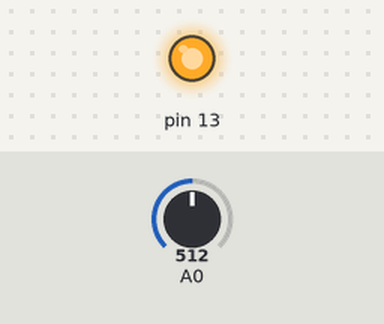
The sketch below on a simulated Arduino Uno, built with avr-gcc and run on an emulated ATmega328P. Shown: output pins drawn as LEDs (lit = HIGH). The inputs (shaded band) are chosen by the test bench; at power-on: A0 = 512.

Above: at 1.2 s.
1.3 s: A0 set to 134
2.8 s: A0 set to 115
At 3.5 s:
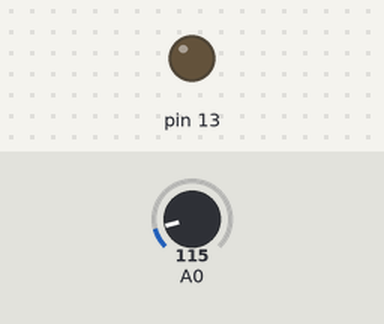
4.3 s: A0 set to 306
At 4.6 s:
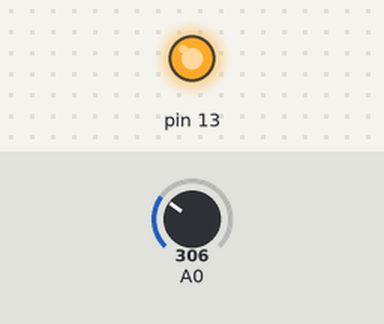
5.8 s: A0 set to 122
At 6.9 s:
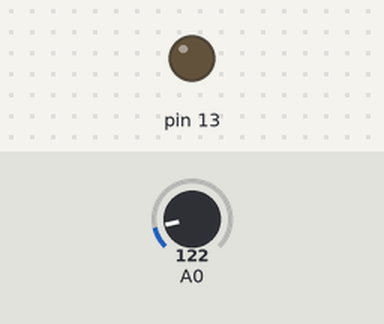
Timing chart, 0 to 8.3 s (numbered marks = the images above; inputs shaded):
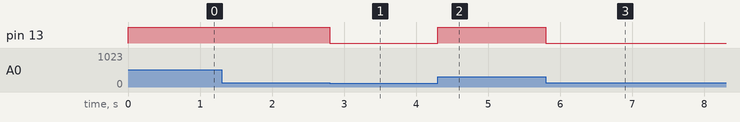

Measured:
- the behaviour switches between 128 and 127 on A0 (found by bisection; images 0 and 1)
- after the input at 1.3 s, every drawn part: stays the same
- after the input at 2.8 s, pin 13: HIGH → LOW at once
- after the input at 4.3 s, pin 13: LOW → HIGH at once
- after the input at 5.8 s, pin 13: HIGH → LOW at once

The sketch:

code1.ino
```cpp
// Controler resistance variable

int pwm = 0;

void setup()
{
  pinMode(13, OUTPUT);
}

void loop()
{

  pwm = analogRead(A0);
  Serial.println(pwm);
  analogWrite(13,pwm);


}
```
